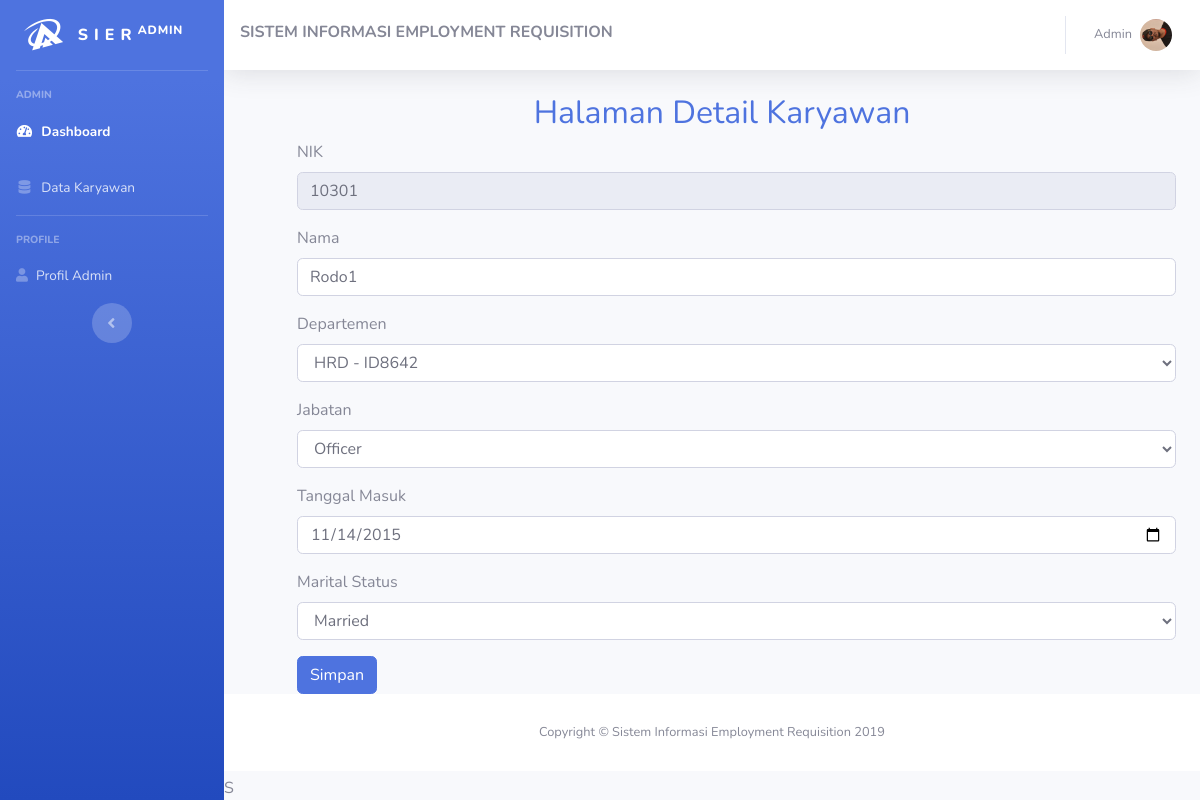
Before: /admin/detail-karyawan.php?id=10301 (signed in) with the older database file.
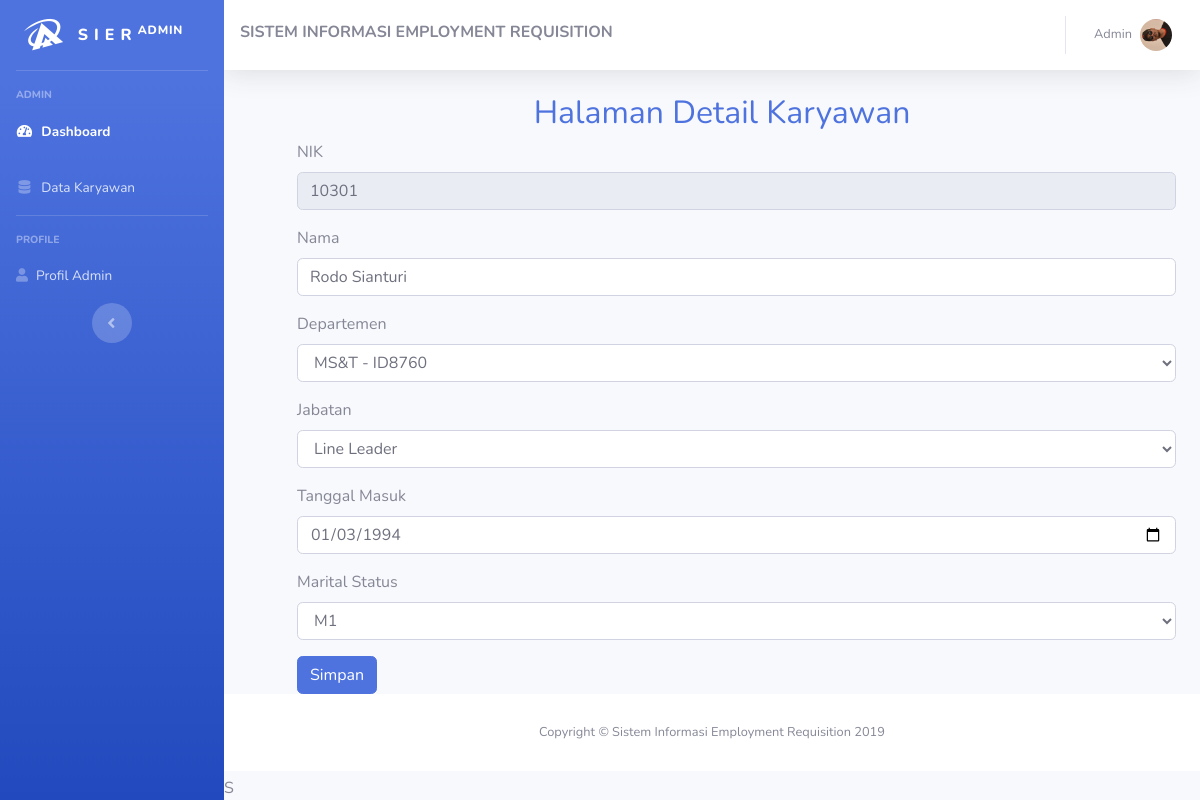
After: the same page with the newer database file.
### tables this page shows
CREATE TABLE `karyawan` (
  `id_karyawan` int(11) NOT NULL,
  `id_dept` int(11) DEFAULT NULL,
  `username` varchar(50) DEFAULT NULL,
  `password` varchar(50) DEFAULT NULL,
  `nama` varchar(50) DEFAULT NULL,
  `jabatan` varchar(50) DEFAULT NULL,
  `marital_status` varchar(50) DEFAULT NULL,
  `tanggal_masuk` date DEFAULT NULL,
  `jenis_kelamin` varchar(20) DEFAULT NULL,
  `status_karyawan` varchar(50) DEFAULT NULL,
  `tempat_lahir` varchar(50) DEFAULT NULL,
  `tanggal_lahir` date DEFAULT NULL,
  `alamat` text,
  `email` varchar(50) DEFAULT NULL,
  `no_telepon` varchar(20) DEFAULT NULL,
  `foto` varchar(200) DEFAULT NULL,
  `hak_akses` enum('admin','pic','manager','karyawan') DEFAULT NULL
);

### admin/detail-karyawan.php (the view, shortened to what this page needs)
<?php
include "../config/conn.php";
function selected($a1,$a2){
  if($a1==$a2){
    return "selected";
  }
}
$id = isset($_GET['id']) ? $_GET['id'] : '';
$stm2 = $pdo_conn->query(
                  "SELECT `id_karyawan`, `username`, `nama`, `jabatan`, `marital_status`,
                  `tanggal_masuk`,`jenis_kelamin`,`status_karyawan`,`tempat_lahir`,`tanggal_lahir`,
                  `alamat`,`email`,`no_telepon`,departemen.nama_dept,departemen.id_dept
                  FROM `karyawan`
                  JOIN departemen ON karyawan.id_dept = departemen.id_dept
                  WHERE karyawan.id_karyawan = '$id'");
$stmDep = $pdo_conn->prepare("SELECT * FROM `departemen`");
$stmDep->execute();
$rowsDepartemen = $stmDep->fetchAll(PDO::FETCH_ASSOC);
$stmJab = $pdo_conn->prepare("SELECT * FROM `jabatan`");
$stmJab->execute();
$rowsJabatan = $stmJab->fetchAll(PDO::FETCH_ASSOC);
$stmMar = $pdo_conn->prepare("SELECT * FROM `marital_status`");
$stmMar->execute();
$rowsMarital = $stmMar->fetchAll(PDO::FETCH_ASSOC);
?>
<!DOCTYPE html>
<html lang="en">
<head>
  <link href="../assets/vendor/fontawesome-free/css/all.min.css" rel="stylesheet" type="text/css">
  <link href="../assets/css/sb-admin-2.min.css" rel="stylesheet">
</head>
<body id="page-top">
  <div id="wrapper">
        <?php
        include "../components/sidebar.php";
        ?>
  <div id="content-wrapper" class="d-flex flex-column">
  <div id="content">
        <?php
        include "../components/navbar.php";
        ?>
  <center>
    <h2 style="margin-left: 20px" class="text-primary">Halaman Detail Karyawan</h2>
  </center>
  <div class="container-fluid"
       style=" display: flex; justify-content: center; align-items: center; ">
        <?php
        while ($row = $stm2->fetch()) {
        ?>
  <form style=" flex-grow: 1; margin-left: 49px;" method="post" action="../actions/update-karyawan-action.php?id=">
      <div class=" form-group">
        <label  required>NIK</label>
          <input readonly="" name="nik" type="text" class="form-control" value="<?= $row['id_karyawan'] ?>">
      </div>
      <div class="form-group">
        <label>Nama</label>
        <input name="nama" type="text" class="form-control" value="<?= $row['nama'] ?>">
      </div>
      <div class="form-group">
        <label for="departemen">Departemen</label>
        <select class="form-control" name='departemen'>
            <?php
              foreach ($rowsDepartemen as $rowDepartemen) {
                echo '<option '.selected($row['id_dept'],$rowDepartemen["id_dept"]).' value="' .
                $rowDepartemen["id_dept"] . '">' . $rowDepartemen["nama_dept"] . ' - ' .
                $rowDepartemen["cost_center"]  . '</option>';
              }
            ?>
        </select>
      </div>
      <div class="form-group">
        <label for="jabatan">Jabatan</label>
          <select class="form-control" name='jabatan'>
              <?php
                foreach ($rowsJabatan as $rowJabatan) {
                echo '<option '.selected($row['jabatan'],$rowJabatan['id_jabatan']).' value="' .
                $rowJabatan["id_jabatan"] . '">' . $rowJabatan["nama"] . '</option>';
                }
              ?>
          </select>
      </div>
      <div class="form-group">
        <label required>Tanggal Masuk</label>
        <input name="tgl_masuk" type="date" class="form-control" value="<?= $row['tanggal_masuk'] ?>">
      </div>
      <div class="form-group">
        <label for="marital_status">Marital Status</label>
        <select class="form-control" name='status'>
            <?php
            foreach ($rowsMarital as $rowMarital) {
              echo '<option '.selected($row['marital_status'],$rowMarital["id_marital"]).' value="' . $rowMarital["id_marital"] . '">' . $rowMarital["nama"] . '</option>';
            }
            ?>
        </select>
      </div>
        <button type="submit" class="btn btn-primary">Simpan</button>
  </form>
          <?php
          }
          ?>
  </div>
  </div>
  <footer class="sticky-footer bg-white">
    <div class="container my-auto">
      <div class="copyright text-center my-auto">
        <span>Copyright &copy; Sistem Informasi Employment Requisition 2019</span>
      </div>
    </div>
  </footer>
  </div>
  </div>S
</body>
</html>

Changed rows visible on the page:
changed karyawan id 10301: nama "Rodo1" → "Rodo Sianturi"; departemen "HRD - ID8642" → "MS&T - ID8760"; jabatan "Officer" → "Line Leader"; tgl_masuk "11/14/2015" → "01/03/1994"; status "Married" → "M1"
